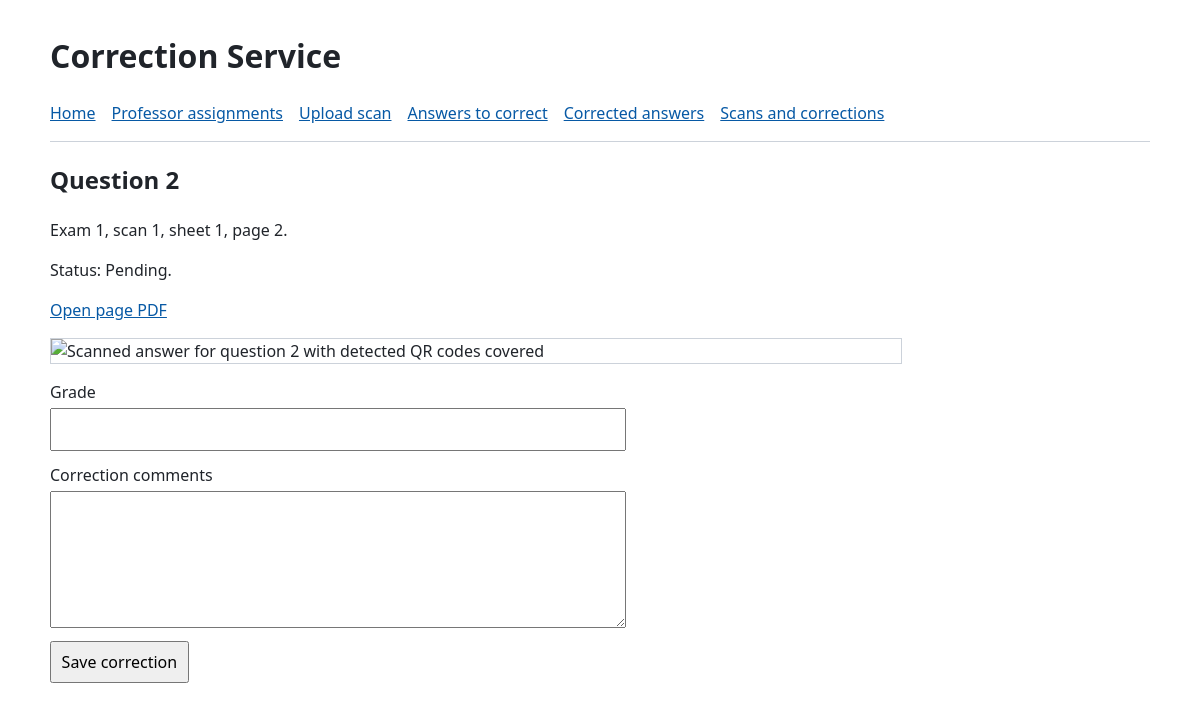
The app's page /answers/3/correct with its own data.
### correction_data.py (models this page shows)
class QuestionCorrection(Base):
    __tablename__ = "question_corrections"
    __table_args__ = (
        UniqueConstraint("exam_correction_pdf_id", "page_number"),
        CheckConstraint("question_number BETWEEN 1 AND 4"),
        CheckConstraint("page_number > 0 AND sheet_number > 0"),
        CheckConstraint(
            "(evaluated = 0 AND grade IS NULL) OR (evaluated = 1 AND grade >= 0 AND grade IS NOT NULL)"
        ),
    )
    id = Column(Integer, primary_key=True)
    exam_correction_pdf_id = Column(
        Integer, ForeignKey("exam_correction_pdfs.id"), nullable=False
    )
    page_number = Column(Integer, nullable=False)
    sheet_number = Column(Integer, nullable=False)
    question_number = Column(Integer, nullable=False)
    page_pdf_file = deferred(Column(LargeBinary, nullable=False))
    page_png_file = deferred(Column(LargeBinary, nullable=False))
    evaluated = Column(Boolean, nullable=False, default=False)
    grade = Column(Float, nullable=True)
    comment = Column(Text, nullable=False, default="")
    source = relationship("ExamCorrectionPdf", back_populates="corrections")

class ExamCorrectionPdf(Base):
    __tablename__ = "exam_correction_pdfs"
    __table_args__ = (CheckConstraint("exam_id > 0"),)
    id = Column(Integer, primary_key=True)
    exam_id = Column(Integer, nullable=False)
    filename = Column(String(255), nullable=False)
    pdf_file = deferred(Column(LargeBinary, nullable=False))
    corrections = relationship(
        "QuestionCorrection", back_populates="source", cascade="all, delete-orphan"
    )

### cs_app.py (the view, shortened to what this page needs)
    @app.route("/answers/<int:answer_id>/correct", methods=["GET", "POST"])
    def correct_answer(answer_id):
        with Session.begin() as session:
            answer = session.get(QuestionCorrection, answer_id)
            if answer is None:
                abort(404)
            source = session.get(ExamCorrectionPdf, answer.exam_correction_pdf_id)
        return render_template("correctAnswer.html", answer=answer, source=source)

### templates/correctAnswer.html
{% extends 'layout.html' %}
{% block content %}
  <h2>Question {{ answer.question_number }}</h2>
  <p>Exam {{ source.exam_id }}, scan {{ source.id }}, sheet {{ answer.sheet_number }}, page {{ answer.page_number }}.</p>
  <p>Status: {{ 'Corrected' if answer.evaluated else 'Pending' }}.</p>
  <a href="{{ url_for('answer_page', answer_id=answer.id, extension='pdf') }}">Open page PDF</a>
  <img class="scan" src="{{ url_for('answer_page', answer_id=answer.id, extension='png') }}" alt="Scanned answer for question {{ answer.question_number }} with detected QR codes covered">
  <form method="post">
    <label>Grade
      <input name="grade" type="number" min="0" step="any" required value="{{ request.form.get('grade', answer.grade if answer.evaluated else '') }}">
    </label>
    <label>Correction comments
      <textarea name="comment" rows="5">{{ request.form.get('comment', answer.comment) }}</textarea>
    </label>
    <button type="submit">Save correction</button>
  </form>
{% endblock %}

### templates/layout.html (style rules this page uses)
body { max-width: 1100px; margin: 2rem auto; padding: 0 1rem; font: 16px/1.5 system-ui, sans-serif; color: #20242a; }
a { color: #0759a5; }
form { display: grid; gap: .8rem; max-width: 36rem; }
label { display: grid; gap: .25rem; }
input, select, textarea, button { font: inherit; padding: .45rem .6rem; }
button { width: fit-content; cursor: pointer; }
.scan { display: block; width: 100%; max-width: 850px; border: 1px solid #ccd2da; margin: 1rem 0; }

### records on screen
QuestionCorrection: question_number "2", sheet_number "1", page_number "2", evaluated "Pending"
ExamCorrectionPdf: exam_id "1", id "1"
